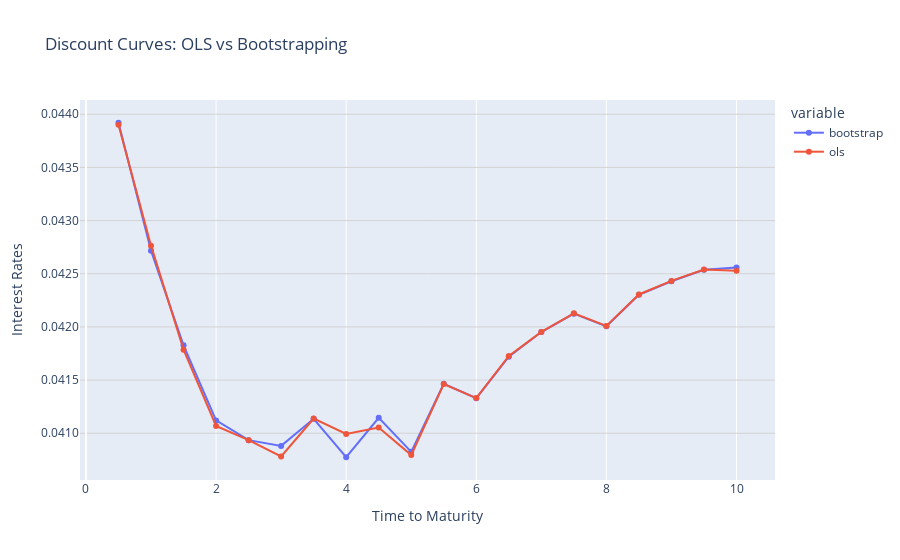

Notebook source saved alongside this figure:
### Code cell
inc = .5

maturity_grid = np.arange(inc,np.array(maturities_ols).max()+.5,inc)
curves_ols = pd.DataFrame(index = maturity_grid)
curves_ols['bootstrap'] = bootstrap(params_boots,maturity_grid)
curves_ols['ols'] = bootstrap(params_OLS,maturity_grid)

fig = px.line(
    curves_ols, 
    title="Discount Curves: OLS vs Bootstrapping",
    markers=True
)
fig.update_layout(
    showlegend=True,
    xaxis_title="Time to Maturity",
    yaxis_title="Interest Rates",
    yaxis=dict(
        tickformat=".4f",
        gridcolor='lightgrey',
        showgrid=True  # Ensure grid is enabled on the y-axis
    )
)
fig.show()

### Figure 1 — Plotly figure (JSON) as saved in the notebook; plotly's stock layout.template omitted (floating-point values rounded to 4 significant figures)
{"data": [{"hovertemplate": "variable=bootstrap<br>index=%{x}<br>value=%{y}<extra></extra>", "legendgroup": "bootstrap", "line": {"color": "#636efa", "dash": "solid"}, "marker": {"symbol": "circle"}, "mode": "lines+markers", "name": "bootstrap", "orientation": "v", "showlegend": true, "type": "scatter", "x": [0.5, 1, 1.5, 2, 2.5, 3, 3.5, 4, 4.5, 5, 5.5, 6, 6.5, 7, 7.5, 8, 8.5, 9, 9.5, 10], "xaxis": "x", "y": [0.04392, 0.04272, 0.04183, 0.04112, 0.04094, 0.04088, 0.04114, 0.04077, 0.04114, 0.04083, 0.04146, 0.04133, 0.04172, 0.04195, 0.04212, 0.04201, 0.0423, 0.04243, 0.04254, 0.04256], "yaxis": "y"}, {"hovertemplate": "variable=ols<br>index=%{x}<br>value=%{y}<extra></extra>", "legendgroup": "ols", "line": {"color": "#EF553B", "dash": "solid"}, "marker": {"symbol": "circle"}, "mode": "lines+markers", "name": "ols", "orientation": "v", "showlegend": true, "type": "scatter", "x": [0.5, 1, 1.5, 2, 2.5, 3, 3.5, 4, 4.5, 5, 5.5, 6, 6.5, 7, 7.5, 8, 8.5, 9, 9.5, 10], "xaxis": "x", "y": [0.0439, 0.04276, 0.04179, 0.04107, 0.04094, 0.04078, 0.04114, 0.04099, 0.04105, 0.0408, 0.04146, 0.04133, 0.04173, 0.04195, 0.04213, 0.04201, 0.04231, 0.04243, 0.04254, 0.04253], "yaxis": "y"}], "layout": {"legend": {"title": {"text": "variable"}, "tracegroupgap": 0}, "showlegend": true, "title": {"text": "Discount Curves: OLS vs Bootstrapping"}, "xaxis": {"anchor": "y", "domain": [0, 1], "title": {"text": "Time to Maturity"}}, "yaxis": {"anchor": "x", "domain": [0, 1], "gridcolor": "lightgrey", "showgrid": true, "tickformat": ".4f", "title": {"text": "Interest Rates"}}}}
